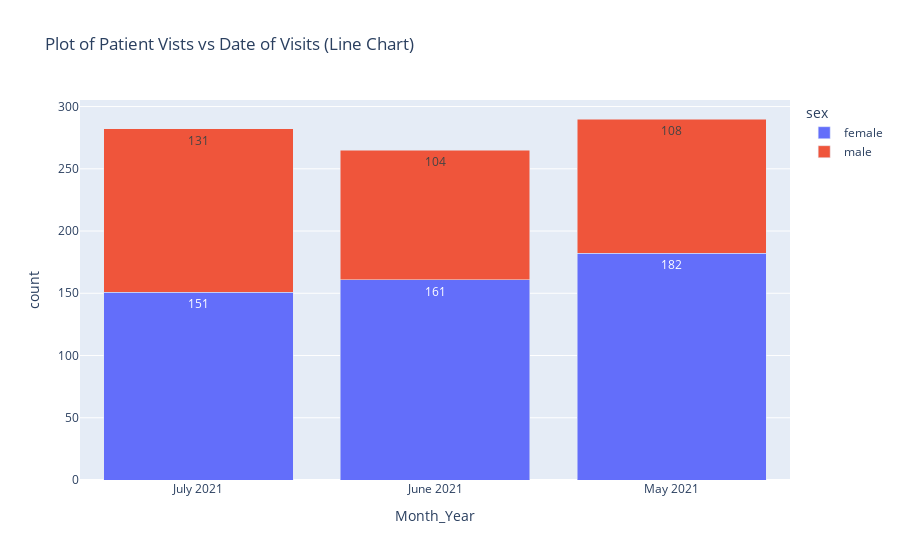

The cell this chart's notebook holds for it:
### Markdown cell above
### To get Visualization

### Code cell
fig = px.bar(male_female_df, x="Month_Year", y="count", color="sex",  
            hover_data=['count'], barmode = 'stack', text_auto="count",title="Plot of Patient Vists vs Date of Visits (Line Chart)") 
 

fig.show()

### Figure 1 — Plotly figure (JSON) as saved in the notebook; plotly's stock layout.template omitted (floating-point values rounded to 4 significant figures)
{"data": [{"alignmentgroup": "True", "hovertemplate": "sex=female<br>Month_Year=%{x}<br>count=%{y}<extra></extra>", "legendgroup": "female", "marker": {"color": "#636efa", "pattern": {"shape": ""}}, "name": "female", "offsetgroup": "female", "orientation": "v", "showlegend": true, "textposition": "auto", "texttemplate": "%{y:count}", "type": "bar", "x": ["July 2021", "June 2021", "May 2021"], "xaxis": "x", "y": [151, 161, 182], "yaxis": "y"}, {"alignmentgroup": "True", "hovertemplate": "sex=male<br>Month_Year=%{x}<br>count=%{y}<extra></extra>", "legendgroup": "male", "marker": {"color": "#EF553B", "pattern": {"shape": ""}}, "name": "male", "offsetgroup": "male", "orientation": "v", "showlegend": true, "textposition": "auto", "texttemplate": "%{y:count}", "type": "bar", "x": ["July 2021", "June 2021", "May 2021"], "xaxis": "x", "y": [131, 104, 108], "yaxis": "y"}], "layout": {"barmode": "stack", "legend": {"title": {"text": "sex"}, "tracegroupgap": 0}, "title": {"text": "Plot of Patient Vists vs Date of Visits (Line Chart)"}, "xaxis": {"anchor": "y", "domain": [0, 1], "title": {"text": "Month_Year"}}, "yaxis": {"anchor": "x", "domain": [0, 1], "title": {"text": "count"}}}}
